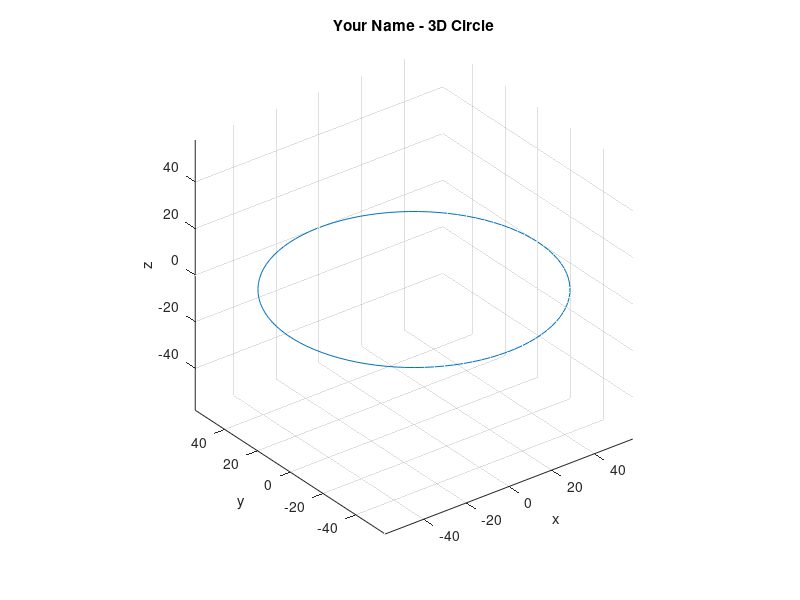

This figure's MATLAB source:
R = 58;
theta = linspace(0, 2*pi, 100);
x = R * cos(theta);
y = R * sin(theta);
z = zeros(size(theta));
plot3(x, y, z);
title('Your Name - 3D Circle'); % Replace 'Your Name' with your actual name
xlabel('x');
ylabel('y');
zlabel('z');
axis equal;
grid on;